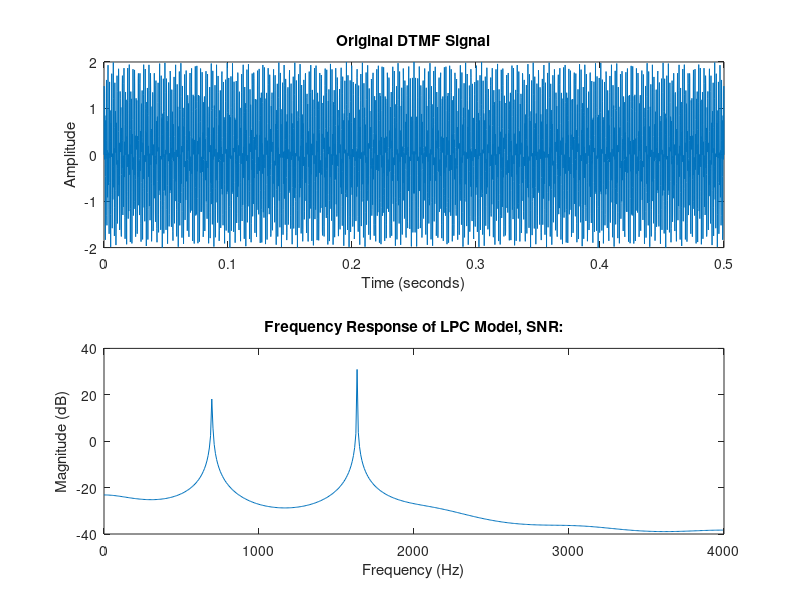

Recreate this plot in MATLAB.
fs = 8000;       % sampling frequeny
t = 0:1/fs:0.5;  % signal duration
f1 = 697;        % Frequency component 1
f2 = 1633;       % Frequency component 2
frq = [697, 770, 852, 941, 1209, 1336, 1477, 1633];
% sig gen
dtmf_signal = sin(2*pi*f1*t) + sin(2*pi*f2*t);

% LPC
p = 10;                       % LPC order
[a, g] = lpc(dtmf_signal, p); % LPC parameters
[h, w] = freqz(sqrt(g), a, 512, fs); % Freq response
h_sorted = sort(abs(h), "descend");
SNR = 20*log10( (h_sorted(1) + h_sorted(2))    /   (sum(h_sorted) - (h_sorted(1) + h_sorted(2)))     );

% visualisation
figure;
subplot(2, 1, 1);
plot(t, dtmf_signal);
title('Original DTMF Signal');
xlabel('Time (seconds)');
ylabel('Amplitude');

subplot(2, 1, 2);
plot(w, 20*log10(abs(h)));
title(["Frequency Response of LPC Model, SNR:", SNR]);
xlabel('Frequency (Hz)');
ylabel('Magnitude (dB)');

